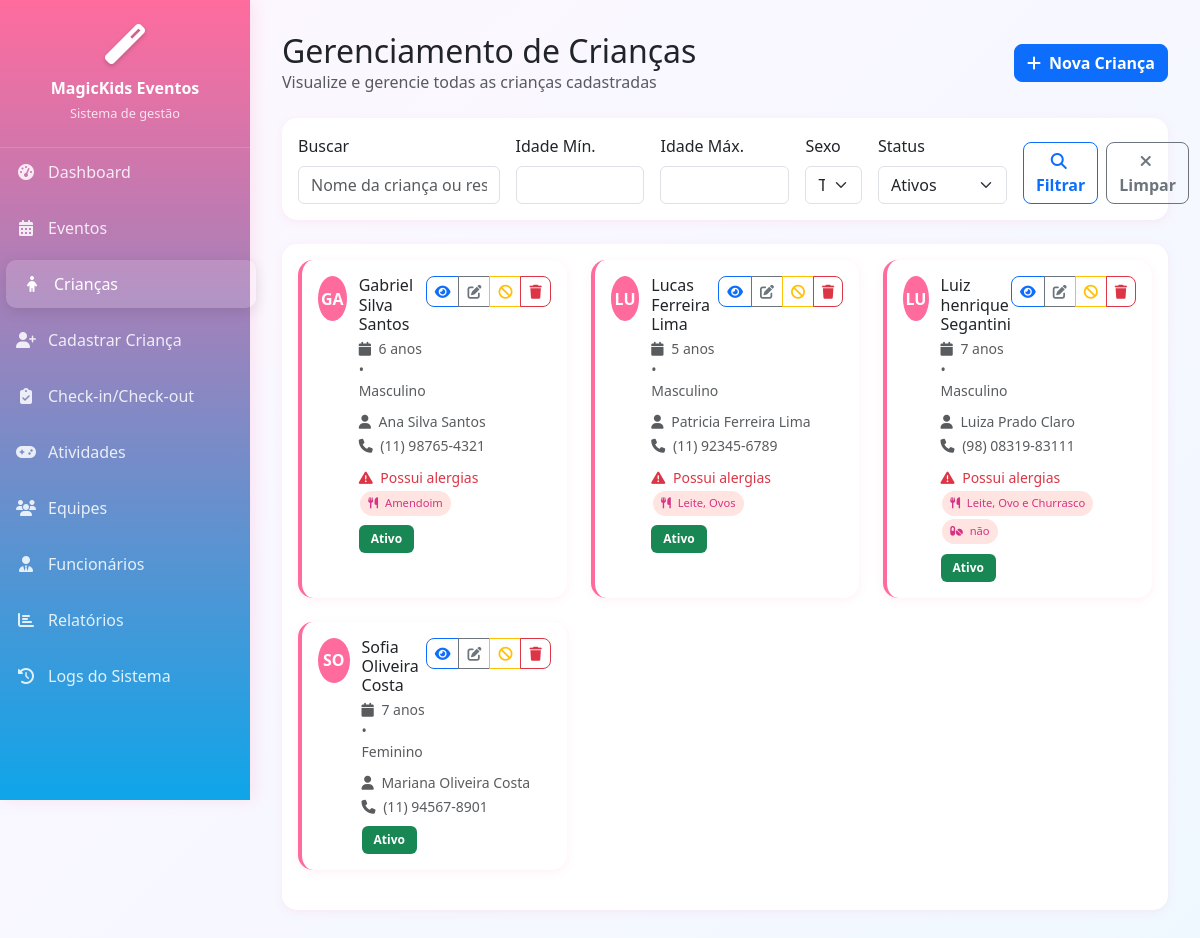
Page /models/criancas.php (signed in) on the committed database.
### tables this page shows
CREATE TABLE IF NOT EXISTS `criancas_cadastro` (
  `id` int(11) NOT NULL AUTO_INCREMENT,
  `nome_completo` varchar(255) NOT NULL,
  `data_nascimento` date NOT NULL,
  `idade` int(3) NOT NULL,
  `sexo` enum('Masculino','Feminino') NOT NULL,
  `alergia_alimentos` text DEFAULT NULL,
  `alergia_medicamentos` text DEFAULT NULL,
  `restricoes_alimentares` text DEFAULT NULL,
  `observacoes_saude` text DEFAULT NULL,
  `nome_responsavel` varchar(255) NOT NULL,
  `grau_parentesco` varchar(50) NOT NULL,
  `telefone_principal` varchar(20) NOT NULL,
  `telefone_alternativo` varchar(20) DEFAULT NULL,
  `endereco_completo` text NOT NULL,
  `documento_rg_cpf` varchar(20) NOT NULL,
  `email_responsavel` varchar(255) DEFAULT NULL,
  `nome_emergencia` varchar(255) NOT NULL,
  `telefone_emergencia` varchar(20) NOT NULL,
  `grau_parentesco_emergencia` varchar(50) NOT NULL,
  `autorizacao_retirada` enum('Sim','Não') NOT NULL DEFAULT 'Não',
  `data_cadastro` timestamp NOT NULL DEFAULT current_timestamp(),
  `data_atualizacao` timestamp NOT NULL DEFAULT current_timestamp() ON UPDATE current_timestamp(),
  `ativo` tinyint(1) DEFAULT 1,
  PRIMARY KEY (`id`),
  KEY `idx_nome` (`nome_completo`),
  KEY `idx_idade` (`idade`),
  KEY `idx_data_nascimento` (`data_nascimento`)
);

### models/criancas.php (the view, shortened to what the rows shown need)
<?php
require_once '../includes/auth.php';
require_once '../controllers/CriancasController.php';
$criancasController = new CriancasController();
$search = $_GET['search'] ?? '';
$idade_min = $_GET['idade_min'] ?? '';
$idade_max = $_GET['idade_max'] ?? '';
$sexo = $_GET['sexo'] ?? '';
$status = $_GET['status'] ?? 'ativo';
$page = (int)($_GET['page'] ?? 1);
$limit = 15;
$result = $criancasController->index($search, $idade_min, $idade_max, $sexo, $page, $limit, $status);
$criancas = $result['criancas'];
?>
<!DOCTYPE html>
<html lang="pt-BR">
<head>
    <link href="https://cdnjs.cloudflare.com/ajax/libs/bootstrap/5.3.2/css/bootstrap.min.css" rel="stylesheet">
    <link href="https://cdnjs.cloudflare.com/ajax/libs/font-awesome/6.4.0/css/all.min.css" rel="stylesheet">
    <link rel="stylesheet" href="../assets/css/criancas.css">
</head>
<body>
    <main class="main-content">
        <div class="d-flex justify-content-between align-items-center mb-4">
            <div>
                <h2 class="mb-0">
                    Gerenciamento de Crianças
                </h2>
            </div>
        </div>
        <div class="card">
            <div class="card-body">
                <?php if (empty($criancas)): ?>
                    <div class="text-center py-5">
                        <i class="fas fa-child fa-3x text-muted mb-3"></i>
                        <?php if ($status === 'inativo'): ?>
                            <h5 class="text-muted">Nenhuma criança inativa encontrada</h5>
                            <p class="text-muted">Todas as crianças estão com status ativo.</p>
                            <a href="?status=ativo" class="btn btn-primary">
                                <i class="fas fa-eye me-2"></i>Ver Crianças Ativas
                            </a>
                        <?php elseif ($status === 'todos'): ?>
                            <h5 class="text-muted">Nenhuma criança encontrada com os filtros aplicados</h5>
                            <p class="text-muted">Tente ajustar os filtros ou limpe-os para ver todos os cadastros.</p>
                            <a href="criancas.php" class="btn btn-outline-primary me-2">
                                <i class="fas fa-times me-2"></i>Limpar Filtros
                            </a>
                            <a href="/Faculdade/cadastro_crianca.php" class="btn btn-primary">
                                <i class="fas fa-plus me-2"></i>Cadastrar Criança
                            </a>
                        <?php else: ?>
                            <h5 class="text-muted">Nenhuma criança encontrada</h5>
                            <p class="text-muted">Faça o primeiro cadastro de criança</p>
                            <a href="/Faculdade/cadastro_crianca.php" class="btn btn-primary">
                                <i class="fas fa-plus me-2"></i>Cadastrar Primeira Criança
                            </a>
                        <?php endif; ?>
                    </div>
                <?php else: ?>
                    <div class="row">
                        <?php foreach ($criancas as $crianca): ?>
                        <?php
                        $temAlergia = !empty($crianca['alergia_alimentos']) || !empty($crianca['alergia_medicamentos']);
                        $statusAtivo = (bool)$crianca['ativo'];
                        $criancaData = [
                            'id' => $crianca['id'],
                            'nome_completo' => $crianca['nome_completo'],
                            'data_nascimento' => $crianca['data_nascimento'],
                            'idade' => $crianca['idade'],
                            'sexo' => $crianca['sexo'],
                            'alergia_alimentos' => $crianca['alergia_alimentos'] ?? '',
                            'alergia_medicamentos' => $crianca['alergia_medicamentos'] ?? '',
                            'restricoes_alimentares' => $crianca['restricoes_alimentares'] ?? '',
                            'observacoes_saude' => $crianca['observacoes_saude'] ?? '',
                            'nome_responsavel' => $crianca['nome_responsavel'],
                            'grau_parentesco' => $crianca['grau_parentesco'] ?? '',
                            'telefone_principal' => $crianca['telefone_principal'],
                            'telefone_alternativo' => $crianca['telefone_alternativo'] ?? '',
                            'endereco_completo' => $crianca['endereco_completo'] ?? '',
                            'documento_rg_cpf' => $crianca['documento_rg_cpf'] ?? '',
                            'email_responsavel' => $crianca['email_responsavel'] ?? '',
                            'nome_emergencia' => $crianca['nome_emergencia'],
                            'telefone_emergencia' => $crianca['telefone_emergencia'] ?? '',
                            'grau_parentesco_emergencia' => $crianca['grau_parentesco_emergencia'] ?? '',
                            'autorizacao_retirada' => $crianca['autorizacao_retirada'] ?? '',
                            'data_cadastro' => $crianca['data_cadastro'] ?? '',
                            'data_atualizacao' => $crianca['data_atualizacao'] ?? '',
                            'ativo' => $statusAtivo
                        ];
                        $criancaJson = htmlspecialchars(json_encode($criancaData, JSON_UNESCAPED_UNICODE), ENT_QUOTES, 'UTF-8');
                        $nomeSeguro = htmlspecialchars($crianca['nome_completo'], ENT_QUOTES, 'UTF-8');
                        ?>
                        <div class="col-lg-6 col-xl-4 mb-4">
                            <div class="card crianca-card h-100">
                                <div class="card-body">
                                    <div class="d-flex align-items-start">
                                        <div class="crianca-avatar">
                                            <?php echo strtoupper(substr($crianca['nome_completo'], 0, 2)); ?>
                                        </div>
                                        <div class="flex-grow-1">
                                            <div class="d-flex justify-content-between align-items-start">
                                                <div>
                                                    <h6 class="card-title mb-1">
                                                        <?php echo htmlspecialchars($crianca['nome_completo']); ?>
                                                    </h6>
                                                    <p class="text-muted small mb-2">
                                                        <i class="fas fa-calendar me-1"></i>
                                                        <?php echo $crianca['idade']; ?> anos • <?php echo $crianca['sexo']; ?>
                                                    </p>
                                                </div>
                                                <div class="btn-group btn-group-sm" role="group">
                                                    <button type="button" class="btn btn-outline-primary" title="Ver detalhes"
                                                            data-bs-toggle="modal" data-bs-target="#detailsModal"
                                                            data-crianca="<?php echo $criancaJson; ?>">
                                                        <i class="fas fa-eye"></i>
                                                    </button>
                                                    <?php if (hasPermission('coordenador') || hasPermission('administrador')): ?>
                                                    <button type="button" class="btn btn-outline-secondary" title="Editar cadastro"
                                                            data-bs-toggle="modal" data-bs-target="#editModal"
                                                            data-crianca="<?php echo $criancaJson; ?>">
                                                        <i class="fas fa-edit"></i>
                                                    </button>
                                                    <button type="button" class="btn btn-outline-warning"
                                                            title="<?php echo $statusAtivo ? 'Desativar' : 'Ativar'; ?> criança"
                                                            data-bs-toggle="modal" data-bs-target="#statusModal"
                                                            data-id="<?php echo (int)$crianca['id']; ?>"
                                                            data-nome="<?php echo $nomeSeguro; ?>"
                                                            data-ativo="<?php echo $statusAtivo ? '1' : '0'; ?>">
                                                        <i class="fas fa-<?php echo $statusAtivo ? 'ban' : 'check'; ?>"></i>
                                                    </button>
                                                    <?php endif; ?>
                                                    <?php if (hasPermission('administrador')): ?>
                                                    <button type="button" class="btn btn-outline-danger" title="Excluir cadastro"
                                                            data-bs-toggle="modal" data-bs-target="#deleteModal"
                                                            data-id="<?php echo (int)$crianca['id']; ?>"
                                                            data-nome="<?php echo $nomeSeguro; ?>">
                                                        <i class="fas fa-trash"></i>
                                                    </button>
                                                    <?php endif; ?>
                                                </div>
                                            </div>
                                            <div class="mb-2">
                                                <small class="text-muted">
                                                    <i class="fas fa-user me-1"></i>
                                                    <?php echo htmlspecialchars($crianca['nome_responsavel']); ?>
                                                </small><br>
                                                <small class="text-muted">
                                                    <i class="fas fa-phone me-1"></i>
                                                    <?php echo htmlspecialchars($crianca['telefone_principal']); ?>
                                                </small>
                                            </div>
                                            <?php if ($temAlergia): ?>
                                            <div class="mb-2">
                                                <small class="text-danger">
                                                    <i class="fas fa-exclamation-triangle me-1"></i>
                                                    Possui alergias
                                                </small><br>
                                                <?php if (!empty($crianca['alergia_alimentos'])): ?>
                                                <span class="alergia-badge">
                                                    <i class="fas fa-utensils me-1"></i>
                                                    <?php echo htmlspecialchars($crianca['alergia_alimentos']); ?>
                                                </span>
                                                <?php endif; ?>
                                                <?php if (!empty($crianca['alergia_medicamentos'])): ?>
                                                <span class="alergia-badge">
                                                    <i class="fas fa-pills me-1"></i>
                                                    <?php echo htmlspecialchars($crianca['alergia_medicamentos']); ?>
                                                </span>
                                                <?php endif; ?>
                                            </div>
                                            <?php endif; ?>
                                            <div class="d-flex justify-content-between align-items-center">
                                                <span class="badge bg-<?php echo $statusAtivo ? 'success' : 'secondary'; ?>">
                                                    <?php echo $statusAtivo ? 'Ativo' : 'Inativo'; ?>
                                                </span>
                                            </div>
                                        </div>
                                    </div>
                                </div>
                            </div>
                        </div>
                        <?php endforeach; ?>
                    </div>
                <?php endif; ?>
            </div>
        </div>
    </main>
</body>
</html>

### rows in the picture
criancas_cadastro: nome_completo "GA", nome_completo "Gabriel Silva Santos", idade "6", sexo "Masculino", ativo 1 (drawn), nome_responsavel "Ana Silva Santos", telefone_principal "(11) 98765-4321", alergia_alimentos "Amendoim"
criancas_cadastro: nome_completo "LU", nome_completo "Lucas Ferreira Lima", idade "5", sexo "Masculino", ativo 1 (drawn), nome_responsavel "Patricia Ferreira Lima", telefone_principal "(11) 92345-6789", alergia_alimentos "Leite, Ovos"
criancas_cadastro: nome_completo "LU", nome_completo "Luiz henrique Segantini", idade "7", sexo "Masculino", ativo 1 (drawn), nome_responsavel "Luiza Prado Claro", telefone_principal "(98) 08319-83111", alergia_alimentos "Leite, Ovo e Churrasco", alergia_medicamentos "não"
criancas_cadastro: nome_completo "SO", nome_completo "Sofia Oliveira Costa", idade "7", sexo "Feminino", ativo 1 (drawn), nome_responsavel "Mariana Oliveira Costa", telefone_principal "(11) 94567-8901"
